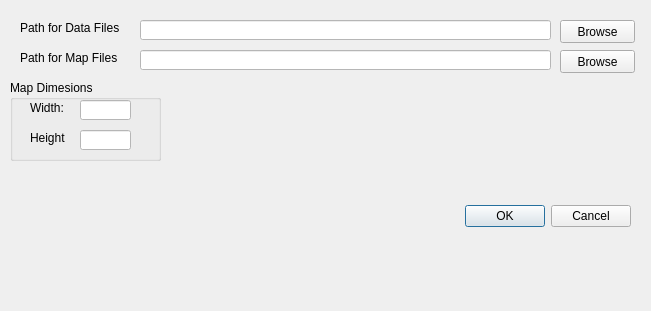
<?xml version="1.0" encoding="UTF-8"?>
<ui version="4.0">
 <class>Configuration</class>
 <widget class="QDialog" name="Configuration">
  <property name="geometry">
   <rect>
    <x>0</x>
    <y>0</y>
    <width>651</width>
    <height>311</height>
   </rect>
  </property>
  <property name="windowTitle">
   <string>Settings</string>
  </property>
  <widget class="QDialogButtonBox" name="buttonBox">
   <property name="geometry">
    <rect>
     <x>290</x>
     <y>200</y>
     <width>341</width>
     <height>32</height>
    </rect>
   </property>
   <property name="locale">
    <locale language="English" country="UnitedStates"/>
   </property>
   <property name="orientation">
    <enum>Qt::Horizontal</enum>
   </property>
   <property name="standardButtons">
    <set>QDialogButtonBox::Cancel|QDialogButtonBox::Ok</set>
   </property>
  </widget>
  <widget class="QLabel" name="label_6">
   <property name="geometry">
    <rect>
     <x>20</x>
     <y>50</y>
     <width>111</width>
     <height>16</height>
    </rect>
   </property>
   <property name="text">
    <string>Path for Map Files</string>
   </property>
  </widget>
  <widget class="QLabel" name="label_5">
   <property name="geometry">
    <rect>
     <x>20</x>
     <y>20</y>
     <width>121</width>
     <height>16</height>
    </rect>
   </property>
   <property name="text">
    <string>Path for Data Files</string>
   </property>
  </widget>
  <widget class="QLineEdit" name="editCfgMapPath">
   <property name="geometry">
    <rect>
     <x>140</x>
     <y>50</y>
     <width>411</width>
     <height>20</height>
    </rect>
   </property>
   <property name="styleSheet">
    <string notr="true">background-color: rgb(255, 255, 255);</string>
   </property>
  </widget>
  <widget class="QLineEdit" name="editCfgDataPath">
   <property name="geometry">
    <rect>
     <x>140</x>
     <y>20</y>
     <width>411</width>
     <height>20</height>
    </rect>
   </property>
   <property name="styleSheet">
    <string notr="true">background-color: rgb(255, 255, 255);</string>
   </property>
  </widget>
  <widget class="QPushButton" name="cmdSelCfgDataPath">
   <property name="geometry">
    <rect>
     <x>560</x>
     <y>20</y>
     <width>75</width>
     <height>23</height>
    </rect>
   </property>
   <property name="text">
    <string>Browse</string>
   </property>
  </widget>
  <widget class="QPushButton" name="cmdSelCfgMapPath">
   <property name="geometry">
    <rect>
     <x>560</x>
     <y>50</y>
     <width>75</width>
     <height>23</height>
    </rect>
   </property>
   <property name="text">
    <string>Browse</string>
   </property>
  </widget>
  <widget class="QGroupBox" name="groupBox">
   <property name="geometry">
    <rect>
     <x>10</x>
     <y>80</y>
     <width>151</width>
     <height>81</height>
    </rect>
   </property>
   <property name="title">
    <string>Map Dimesions</string>
   </property>
   <widget class="QLabel" name="label_7">
    <property name="geometry">
     <rect>
      <x>20</x>
      <y>20</y>
      <width>41</width>
      <height>16</height>
     </rect>
    </property>
    <property name="text">
     <string>Width:</string>
    </property>
   </widget>
   <widget class="QLabel" name="label_8">
    <property name="geometry">
     <rect>
      <x>20</x>
      <y>50</y>
      <width>41</width>
      <height>16</height>
     </rect>
    </property>
    <property name="text">
     <string>Height</string>
    </property>
   </widget>
   <widget class="QLineEdit" name="editCfgMapWidth">
    <property name="geometry">
     <rect>
      <x>70</x>
      <y>20</y>
      <width>51</width>
      <height>20</height>
     </rect>
    </property>
    <property name="styleSheet">
     <string notr="true">background-color: rgb(255, 255, 255);</string>
    </property>
   </widget>
   <widget class="QLineEdit" name="editCfgMapHeight">
    <property name="geometry">
     <rect>
      <x>70</x>
      <y>50</y>
      <width>51</width>
      <height>20</height>
     </rect>
    </property>
    <property name="styleSheet">
     <string notr="true">background-color: rgb(255, 255, 255);</string>
    </property>
   </widget>
  </widget>
 </widget>
 <resources/>
 <connections>
  <connection>
   <sender>buttonBox</sender>
   <signal>accepted()</signal>
   <receiver>Configuration</receiver>
   <slot>accept()</slot>
   <hints>
    <hint type="sourcelabel">
     <x>508</x>
     <y>214</y>
    </hint>
    <hint type="destinationlabel">
     <x>157</x>
     <y>254</y>
    </hint>
   </hints>
  </connection>
  <connection>
   <sender>buttonBox</sender>
   <signal>rejected()</signal>
   <receiver>Configuration</receiver>
   <slot>reject()</slot>
   <hints>
    <hint type="sourcelabel">
     <x>576</x>
     <y>220</y>
    </hint>
    <hint type="destinationlabel">
     <x>286</x>
     <y>254</y>
    </hint>
   </hints>
  </connection>
  <connection>
   <sender>cmdSelCfgDataPath</sender>
   <signal>clicked(bool)</signal>
   <receiver>Configuration</receiver>
   <slot>doSelectDataPath()</slot>
   <hints>
    <hint type="sourcelabel">
     <x>586</x>
     <y>28</y>
    </hint>
    <hint type="destinationlabel">
     <x>235</x>
     <y>128</y>
    </hint>
   </hints>
  </connection>
  <connection>
   <sender>cmdSelCfgMapPath</sender>
   <signal>clicked(bool)</signal>
   <receiver>Configuration</receiver>
   <slot>doSelectMapPath()</slot>
   <hints>
    <hint type="sourcelabel">
     <x>603</x>
     <y>59</y>
    </hint>
    <hint type="destinationlabel">
     <x>288</x>
     <y>145</y>
    </hint>
   </hints>
  </connection>
 </connections>
 <slots>
  <slot>doSelectDataPath()</slot>
  <slot>doSelectMapPath()</slot>
 </slots>
</ui>
